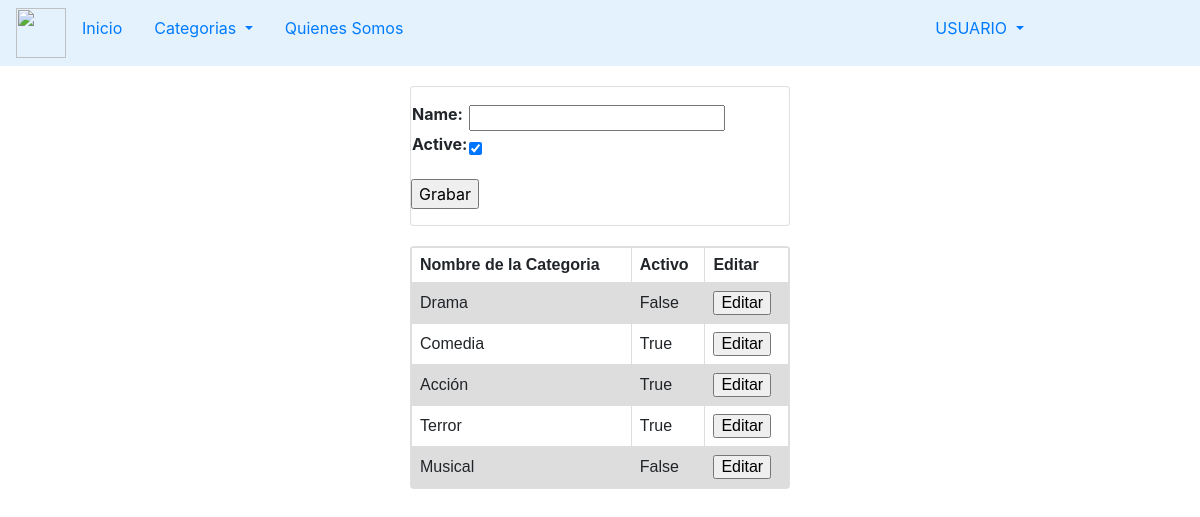
Screenshot of /Movies/createCategory/ with the database file from the repository.
### Movies/models.py (models this page shows)
class categories(models.Model):
    name   = models.CharField(max_length=100)
    active = models.BooleanField( default=True)

### Movies/views.py (the view, shortened to what this page needs)
# urls.py: path("createCategory/",createCategory),
def createCategory(request):
    print(1)
    categories_active = categories.objects.filter(active = True)
    if request.method == 'GET':
        categories_all = categories.objects.all()
        context = {
                    'categories':categories_active,
                    'categories_all':categories_all,
                    'form':CategoryForm()
        }
        return render(request,'Movies/categories.html',context=context)

### Movies/forms.py
class CategoryForm(forms.ModelForm ):
    class Meta:
        model = categories
        fields = ['name','active']

### Templates/Movies/categories.html (shortened to what this page needs)
{% extends 'menu.html'%}
{% block content %}
    <div class="card" style=" margin: 20px 410px 20px;">
        {% if form %}
            <form action="" method="POST">
                <table>
                    {{form.as_table}}
                </table>
                <input type="submit" value="Grabar">
            </form>
        {% endif %}
    </div>
    <div class="card" style=" margin: 20px 410px 20px;">
        <table class="tabla">
            <tr class="fila">
                <th class="celda">Nombre de la Categoria</th>
                <th class="celda">Activo</th>
                <th class="celda">Editar</th>
            </tr>
            {% if categories_all %}
            {% for category in categories_all%}
                <tr class="fila">
                    <td class="celda">{{category.name}}</td>
                    <td class="celda">{{category.active}}</td>
                    <td class="celda"><input type="submit" value="Editar"></td>
                </tr>
            {% endfor %}
            {% endif %}
        </table>
    </div>
{% endblock %}

### Templates/Movies/categories.html (style rules this page uses)
.tabla { font-family: arial, sans-serif; border-collapse: collapse; width: 100%; }
.celda { border: 1px solid #dddddd; text-align: left; padding: 8px; }
.fila:nth-child(even) { background-color: #dddddd; }

### rows the page displays
categories: name "Drama", active "False"
categories: name "Comedia", active "True"
categories: name "Acción", active "True"
categories: name "Terror", active "True"
categories: name "Musical", active "False"
